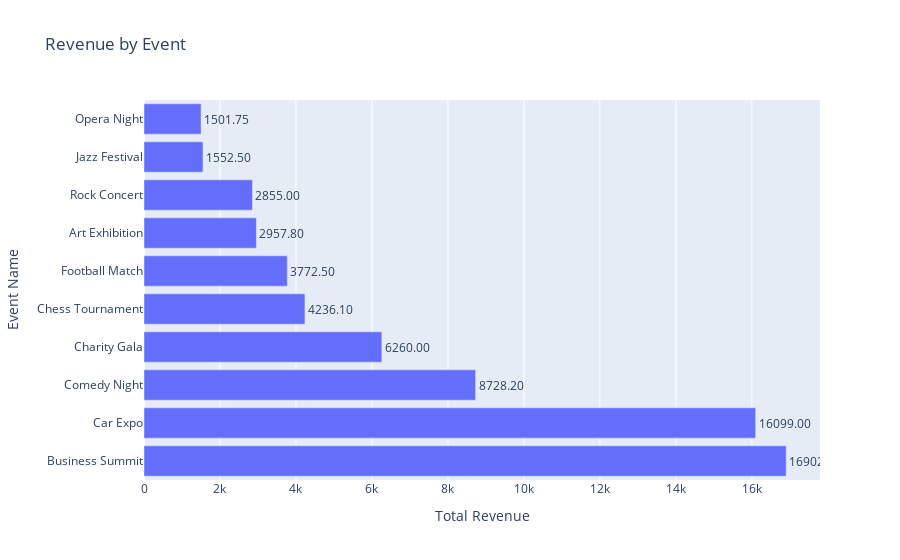

Notebook cell for this chart:
### Markdown cell above
#### - Revenue by Event : 
A bar chart illustrating each event's total revenue, sorted from highest to lowest.

### Code cell
# Calculate Revenue by Event to show which events generate the most income
revenue_by_event = """
SELECT 
    E.EventName,
    SUM(P.Amount) AS TotalRevenue
FROM Payment P
JOIN Booking B ON P.BookingID = B.BookingID
JOIN Event E ON B.EventID = E.EventID
GROUP BY E.EventName
ORDER BY TotalRevenue DESC
LIMIT 10;

"""

revenue_by_event_df = run_query(revenue_by_event)

# Define dataframe
revenue_by_event_df.columns = ["Event Name", "Total Revenue"]

# Create the bar chart 
revenue_by_event_plot = px.bar(
    revenue_by_event_df, 
    x="Total Revenue",
    y="Event Name",
    orientation="h",
    text="Total Revenue", 
    title="Revenue by Event",
)

# Update text format
revenue_by_event_plot.update_traces(texttemplate="%{text:.2f}", textposition="outside")

# Show the plot
revenue_by_event_plot.show()

### Figure 1 — Plotly figure (JSON) as saved in the notebook; plotly's stock layout.template omitted (floating-point values rounded to 4 significant figures)
{"data": [{"alignmentgroup": "True", "hovertemplate": "Total Revenue=%{text}<br>Event Name=%{y}<extra></extra>", "legendgroup": "", "marker": {"color": "#636efa", "pattern": {"shape": ""}}, "name": "", "offsetgroup": "", "orientation": "h", "showlegend": false, "text": [16900.0, 16099, 8728.0, 6260, 4236.0, 3772.0, 2958.0, 2855, 1552.0, 1502.0], "textposition": "outside", "texttemplate": "%{text:.2f}", "type": "bar", "x": [16900.0, 16099, 8728.0, 6260, 4236.0, 3772.0, 2958.0, 2855, 1552.0, 1502.0], "xaxis": "x", "y": ["Business Summit", "Car Expo", "Comedy Night", "Charity Gala", "Chess Tournament", "Football Match", "Art Exhibition", "Rock Concert", "Jazz Festival", "Opera Night"], "yaxis": "y"}], "layout": {"autosize": true, "barmode": "relative", "legend": {"tracegroupgap": 0}, "title": {"text": "Revenue by Event"}, "xaxis": {"anchor": "y", "autorange": true, "domain": [0, 1], "range": [0, 17790.0], "title": {"text": "Total Revenue"}, "type": "linear"}, "yaxis": {"anchor": "x", "autorange": true, "domain": [0, 1], "range": [-0.5, 9.5], "title": {"text": "Event Name"}, "type": "category"}}}
